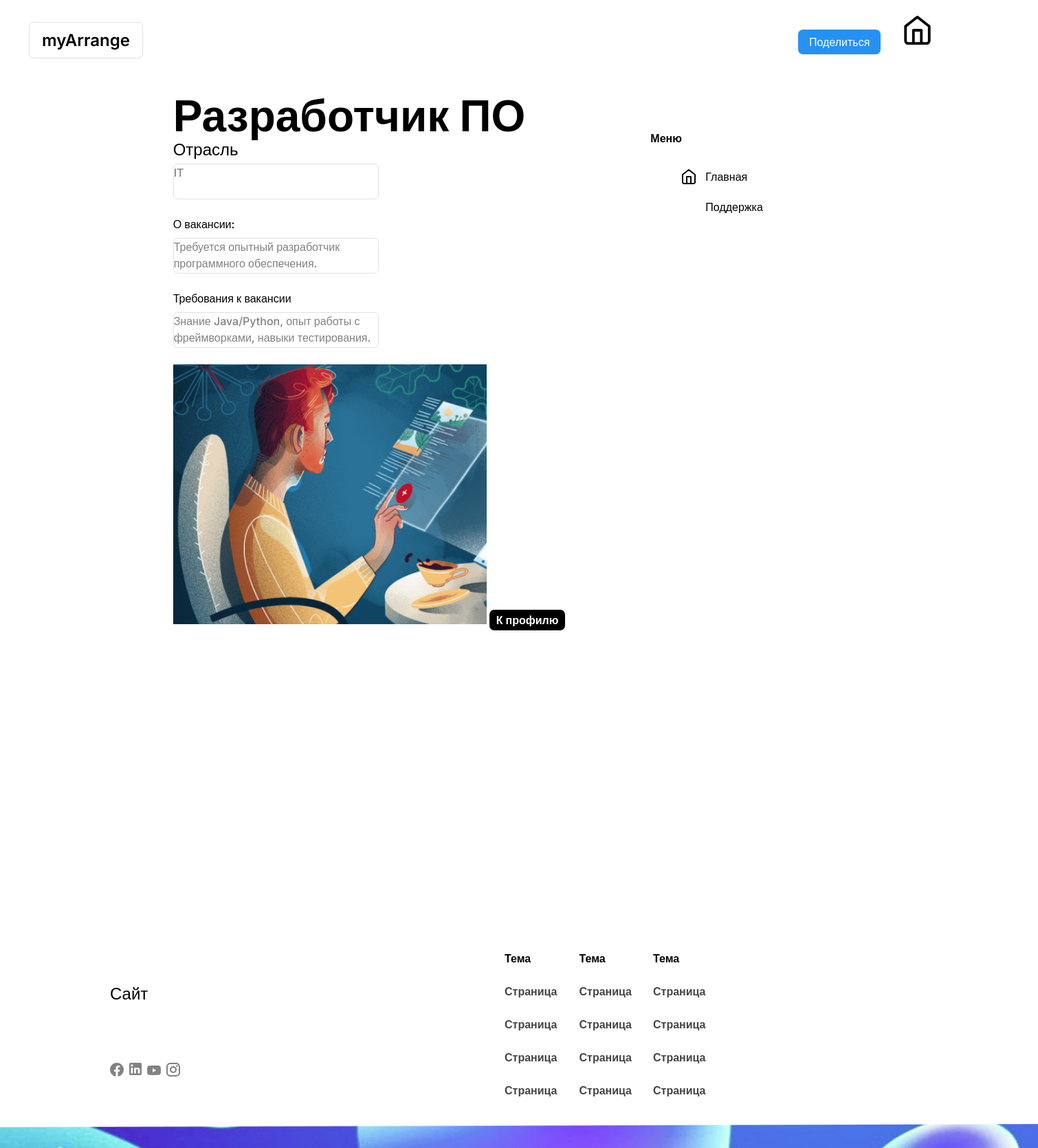
Screenshot of /vacancy/1 with the database file from the repository.
### data/vacancies.py (models this page shows)
class Vacancy(SqlAlchemyBase, SerializerMixin):
    __tablename__ = 'vacancies'
    id = sqlalchemy.Column(sqlalchemy.Integer,
                           primary_key=True, autoincrement=True)
    name = sqlalchemy.Column(sqlalchemy.String, nullable=True, default="Название вакансии")
    created_date = sqlalchemy.Column(sqlalchemy.DateTime,
                                     default=datetime.datetime.now)
    sphere = sqlalchemy.Column(sqlalchemy.String, default="Сфера вакансии")
    experience = sqlalchemy.Column(sqlalchemy.String, default="Стаж вакансии")
    about = sqlalchemy.Column(sqlalchemy.String, default="Описание вакансии")
    requirements = sqlalchemy.Column(sqlalchemy.String, default="Требования к вакансии")
    account_id = sqlalchemy.Column(sqlalchemy.String, nullable=False)

### main.py (the view)
@app.route('/vacancy/<string:id>', methods=["GET", "POST"])
def vacancy(id : str):
    sess = db_session.create_session()
    vacance = sess.query(Vacancy).filter(Vacancy.id == id).first()
    user = sess.query(User).filter(User.unique_id == vacance.account_id).first()
    if current_user.is_authenticated and current_user == user:
        form = VacancyForm()
        return render_template("vacancy.html", vacancy=vacance, form=form, user=user)
    return render_template("vacancy.html", vacancy=vacance, user=user)

### data/db_session.py (called while the page is built)
def create_session() -> Session:
    global __factory
    return __factory()

### templates/vacancy.html (shortened to what this page needs)
<!DOCTYPE html>
<html lang="ru">
	<head>
        <link href="{{ url_for('static', filename='css/style.css') }}" rel="stylesheet">
	</head>
	<body>
        <header class="personprofile-header">
			<a class="logo" href="{{ url_for('main_page_portfolio') }}">myArrange</a>
            <button class="share">Поделиться</button>
            <a class="home" href="{{ url_for('profile', unique_user_id=user.unique_id) }}">
                <img src="{{ url_for('static', filename='static_images/home.svg') }}" width="57" height="46" alt="Домой">
            </a>
        </header>
        <main class="personprofile-main">
            <div style="margin: 0 auto; display: flex;">
                <form action="" method="POST" enctype="multipart/form-data">
                <div class="account">
                    <div class="personal">
                        <div class="information">
                            <h1>{{ vacancy.name }}</h1>
                            <h3>Отрасль</h3>
                            {% if current_user.is_authenticated and current_user == user %}
                                {{ form.sphere(class="industry", placeholder=vacancy.sphere) }}
                                <h4>О вакансии:</h4>
                                {{ form.about(class="about-me", value=vacancy.about) }}
                                <h4>Требования к вакансии</h4>
                                {{ form.requirements(class="about-me", placeholder=vacancy.requirements) }}
                            {% else %}
                                <p class="industry">{{ vacancy.sphere }}</p>
                                <h4>О вакансии:</h4>
                                <p class="about-me">{{ vacancy.about }}</p>
                                <h4>Требования к вакансии</h4>
                                <p>{{ vacancy.requirements }}</p>
                            {% endif %}
                            <img src="{{ url_for('static', filename='static_images/vacancy-preview.jpg') }}" width="456" height="378" alt="Превью вакансии">
                            <a href="{{ url_for('profile', unique_user_id=user.unique_id) }}" style="background-color: black; color: white; padding: 5px 10px; border-radius: 7px;">К профилю</a>
                        </div>
                    </div>
                </div>
            </form>
            <aside class="menu">
                <h4>Меню</h4>
                <ul class="menu-list">
                    <li class="menu-list-item major">
                        <a href="{{ url_for('main_page_portfolio') }}">Главная</a>
                    </li>
                    <li class="menu-list-item pickup">
                        <figure class="help">
                            <p>Поддержка</p>
                        </figure>
                    </li>
                </ul>
            </aside>
            </div>
        </main>
        <footer class="personprofile-footer">
            <div class="us">
                <p class="site">Сайт</p>
                <ul class="social-list">
                   <li class="social-list-item facebook">
                        <a href="#"><img src="{{ url_for('static', filename='static_images/facebook.svg') }}" width="20" height="20" alt="facebook"></a>
                    </li>
                    <li class="social-list-item in">
                        <a href="#"><img src="{{ url_for('static', filename='static_images/in.svg') }}" width="18" height="18" alt="in"></a>
                    </li>
                    <li class="social-list-item youtube">
                        <a href="#"><img src="{{ url_for('static', filename='static_images/youtube.svg') }}" width="20" height="14" alt="youtube"></a>
                    <li class="social-list-item instagram">
                        <a href="#"><img src="{{ url_for('static', filename='static_images/instagram.svg') }}" width="20" height="20" alt="instagram"></a>
                </ul>
            </div>
            <section class="links">
                <div>
                    <p>Тема</p>
                    <ul>
                        <li>
                            <a href="#">Страница</a>
                        </li>
                        <li>
                            <a href="#">Страница</a>
                        </li>
                        <li>
                            <a href="#">Страница</a>
                        <li>
                            <a href="#">Страница</a>
                    </ul>
                </div>
                <div>
                    <p>Тема</p>
                    <ul>
                        <li>
                            <a href="#">Страница</a>
                        </li>
                        <li>
                            <a href="#">Страница</a>
                        </li>
                        <li>
                            <a href="#">Страница</a>
                        <li>
                            <a href="#">Страница</a>
                    </ul>
                </div>
                <div>
                    <p>Тема</p>
                    <ul>
                        <li>
                            <a href="#">Страница</a>
                        </li>
                        <li>
                            <a href="#">Страница</a>
                        </li>
                        <li>
                            <a href="#">Страница</a>
                        <li>
                            <a href="#">Страница</a>
                    </ul>
                </div>
            </section>
        </footer>
    </body>
</html>

### static/css/style.css (style rules this page uses)
body { font-family: Inter, sans-serif; font-weight: 600; font-size: 16px; line-height: 150%; margin: 0; padding: 0; }
ul { list-style: none; }
body a { text-decoration: none; color:#000000; }
.logo { font-weight: 600; font-size: 24px; line-height: 16px; border: 1px solid #E0E0E0; border-radius: 7px; margin: 0; margin-right: 949px; padding: 11px 18px; }
figure { font-size: 20px; margin: 0; padding: 0; }
h1 { font-size: 64px; font-weight: 400; }
.links p { font-size: 16px; }
.personprofile-footer { background-image: url("../static_images/profile-bottom.jpg"); background-repeat: no-repeat; background-position: bottom; background-size: 100% 35.5px; }
h4 { font-weight: 600; }
.menu { font-weight: 500; }
h3 { font-size: 20px; }
.site { font-size: 24px; font-weight: 400; }
.links a { color: #454545; }
.personprofile-main h1 { font-size: 64px; font-weight: bold; line-height: auto; }
.personprofile-main h3 { font-size: 24px; font-weight: 500; }
.personprofile-main p { font-weight: 500; color: #828282; }
h4 { font-weight: 500; }
.menu-list a { font-size: 16px; font-weight: 600px; }
.menu-list .help p { color: #000000; font-size: 16px; }
.menu h4 { font-weight: 600; }
.share { font-family: Inter, sans-serif; font-size: 16px; font-weight: 500; background-color: #2691F4; color:#ffffff; border-radius: 7px; border: none; }
footer { margin: 0; padding: 48px 80px; display: flex; }
footer .social-list { display: flex; margin: 0; padding: 0; }
footer .links { display: flex; margin: 0; padding: 0; }
footer .links ul { margin: 0; padding: 0; }
footer .links p { margin: 0; padding: 0; margin-bottom: 24px; }
footer .links li { margin: 0; padding: 0; margin-bottom: 24px; }
footer .links div { margin: 0; padding: 0; }
footer .links div:nth-child(1) { margin-right: 32px; }
footer .links div:nth-child(2) { margin-right: 31px; }
footer .us { margin-top: 52px; margin-right: 472px; margin-bottom: 48px; margin-left: 80px; padding: 0; }
footer .us p { margin: 0; padding: 0; margin-bottom: 88px; }
footer .social-list-item { margin: 0; margin-right: 8px; }
.facebook { padding: 10.04 10; }
.in { padding: 11; }
.youtube { padding: 13 10; }
.instagram { padding: 10; }
footer .social-list-item:nth-last-child(1) { margin: 0; }
.menu .menu-list-item { margin: 0; margin-bottom: 4px; padding-top: 8px; padding-right: 16px; padding-bottom: 8px; padding-left: 56px; }
.major { background-image: url("../static_images/home.svg"); background-repeat: no-repeat; background-size: 24px 24px; background-position: 20px center; }
header { padding-top: 21px; padding-right: 23px; padding-bottom: 24px; padding-left: 37px; margin: 0; margin-bottom: 30px; }
.share { margin: 0; margin-top: 6px; margin-right: 21px; padding: 8px 16px; }
.personprofile-header { width: 1440px; margin: 0 auto; }
.personprofile-main { padding: 0; margin: 0; margin-left: 100px; margin-bottom: 247px; display: flex; }
.personprofile-main .personal { margin: 0; padding: 0; display: flex; padding-top: 53px; margin-bottom: 173px; margin-right: 100px; }
.personprofile-main h1 { padding: 0; margin: 0; margin-bottom: 26px; }
.personprofile-main h3 { padding: 0; margin: 0; margin-bottom: 8px; }
.personprofile-main .personal p { border: 1px solid #E0E0E0; border-radius: 7px; }
.personprofile-main p { width: 297px; height: 50px; margin: 0; margin-bottom: 24px; }
.personprofile-main h4 { padding: 0; margin: 0; margin-bottom: 8px; }
.personprofile-main .menu { margin: 0; padding-top: 78px; padding-right: 19px; padding-bottom: 405px; padding-left: 8px; }
.personprofile-main .menu h4 { margin: 0; margin-bottom: 4px; padding: 8px 16px; }
.personprofile-main .menu li { margin: 0; margin-bottom: 4px; padding-top: 8px; padding-right: 16px; padding-bottom: 8px; padding-left: 56px; }
.personprofile-main .menu li:nth-last-child(1) { margin: 0; }
.personprofile-footer { padding-bottom: 63.5; }
.menu figure p { padding: 0; margin: 0; }

### rows the page displays
Vacancy: name "Разработчик ПО", sphere "IT", about "Требуется опытный разработчик программного обеспечения.", requirements "Знание Java/Python, опыт работы с фреймворками, навыки тестирования."
